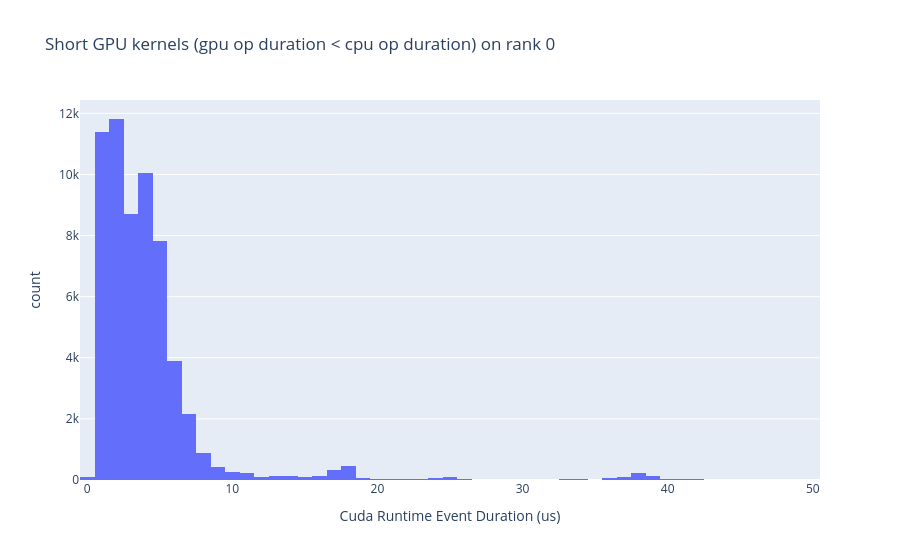

The cell this chart's notebook holds for it:
### Code cell
# CUDA kernel launch statistics
analyzer.get_cuda_kernel_launch_stats()

### Figure 1 — Plotly figure (JSON) as saved in the notebook; plotly's stock layout.template omitted (floating-point values rounded to 4 significant figures; data arrays with more than 128 entries replaced by an {"elided": "..."} marker saying what was removed)
{"data": [{"bingroup": "x", "hovertemplate": "Cuda Runtime Event Duration (us)=%{x}<br>count=%{y}<extra></extra>", "legendgroup": "", "marker": {"color": "#636efa", "pattern": {"shape": ""}}, "name": "", "orientation": "v", "showlegend": false, "type": "histogram", "x": {"elided": "60292 float values"}, "xaxis": "x", "yaxis": "y"}], "layout": {"barmode": "relative", "legend": {"tracegroupgap": 0}, "title": {"text": "Short GPU kernels (gpu op duration < cpu op duration) on rank 0"}, "xaxis": {"anchor": "y", "domain": [0, 1], "title": {"text": "Cuda Runtime Event Duration (us)"}}, "yaxis": {"anchor": "x", "domain": [0, 1], "title": {"text": "count"}}}}
